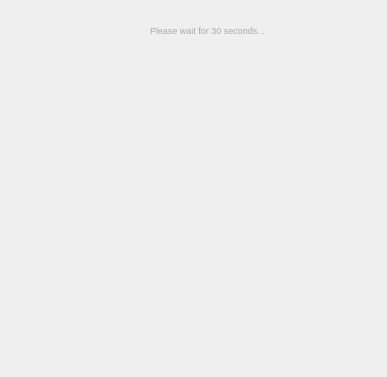
<?xml version="1.0" encoding="UTF-8"?>
<ui version="4.0">
 <class>Form</class>
 <widget class="QWidget" name="Form">
  <property name="geometry">
   <rect>
    <x>0</x>
    <y>0</y>
    <width>387</width>
    <height>377</height>
   </rect>
  </property>
  <property name="windowTitle">
   <string>Form</string>
  </property>
  <widget class="QLabel" name="label_back">
   <property name="geometry">
    <rect>
     <x>0</x>
     <y>0</y>
     <width>391</width>
     <height>381</height>
    </rect>
   </property>
   <property name="styleSheet">
    <string notr="true">QLabel {
    background-image: url(&quot;/nas/Viper/minseo/forui/loo.png&quot;);
    background-repeat: no-repeat;  /* 반복 방지 */
    background-position: center;  /* 중앙 정렬 */
    background-size: contain;  /* QLabel 크기에 맞게 비율 유지 */
}</string>
   </property>
   <property name="text">
    <string/>
   </property>
  </widget>
  <widget class="QLabel" name="label_light">
   <property name="geometry">
    <rect>
     <x>100</x>
     <y>110</y>
     <width>201</width>
     <height>151</height>
    </rect>
   </property>
   <property name="styleSheet">
    <string notr="true">QLabel {
    background-image: url(&quot;/nas/Viper/minseo/forui/blue.png&quot;);
    background-repeat: no-repeat;  /* 반복 방지 */
    background-position: center;  /* 중앙 정렬 */
    background-size: contain;  /* QLabel 크기에 맞게 비율 유지 */
}</string>
   </property>
   <property name="text">
    <string/>
   </property>
  </widget>
  <widget class="QLabel" name="label_logo">
   <property name="geometry">
    <rect>
     <x>140</x>
     <y>150</y>
     <width>131</width>
     <height>71</height>
    </rect>
   </property>
   <property name="styleSheet">
    <string notr="true">QLabel {
    background-image: url(&quot;/nas/Viper/minseo/forui/logo.png&quot;);
    background-repeat: no-repeat;  /* 반복 방지 */
    background-position: center;  /* 중앙 정렬 */
    background-size: contain;  /* QLabel 크기에 맞게 비율 유지 */
}</string>
   </property>
   <property name="text">
    <string/>
   </property>
  </widget>
  <widget class="QLabel" name="label_2">
   <property name="geometry">
    <rect>
     <x>150</x>
     <y>20</y>
     <width>201</width>
     <height>21</height>
    </rect>
   </property>
   <property name="styleSheet">
    <string notr="true">QLabel {

    background-repeat: no-repeat;  /* 반복 방지 */
    background-position: center;  /* 중앙 정렬 */
    background-size: contain;  /* 크기를 자동 조정 */
    color: #A9A9A9;  /* 글자 색상 (흰색) */
    font-size: 9px;  /* 글자 크기 */
  
    text-align: center;  /* 텍스트 중앙 정렬 */
}</string>
   </property>
   <property name="text">
    <string>Please wait for 30 seconds...</string>
   </property>
  </widget>
  <widget class="QLabel" name="label_text">
   <property name="geometry">
    <rect>
     <x>80</x>
     <y>270</y>
     <width>261</width>
     <height>51</height>
    </rect>
   </property>
   <property name="styleSheet">
    <string notr="true">QLabel {

    background-repeat: no-repeat;  /* 반복 방지 */
    background-position: center;  /* 중앙 정렬 */
    background-size: contain;  /* 크기를 자동 조정 */
    color: white;  /* 글자 색상 (흰색) */
    font-size: 13px;  /* 글자 크기 */
  
    text-align: center;  /* 텍스트 중앙 정렬 */
}</string>
   </property>
   <property name="text">
    <string/>
   </property>
  </widget>
 </widget>
 <resources/>
 <connections/>
</ui>
